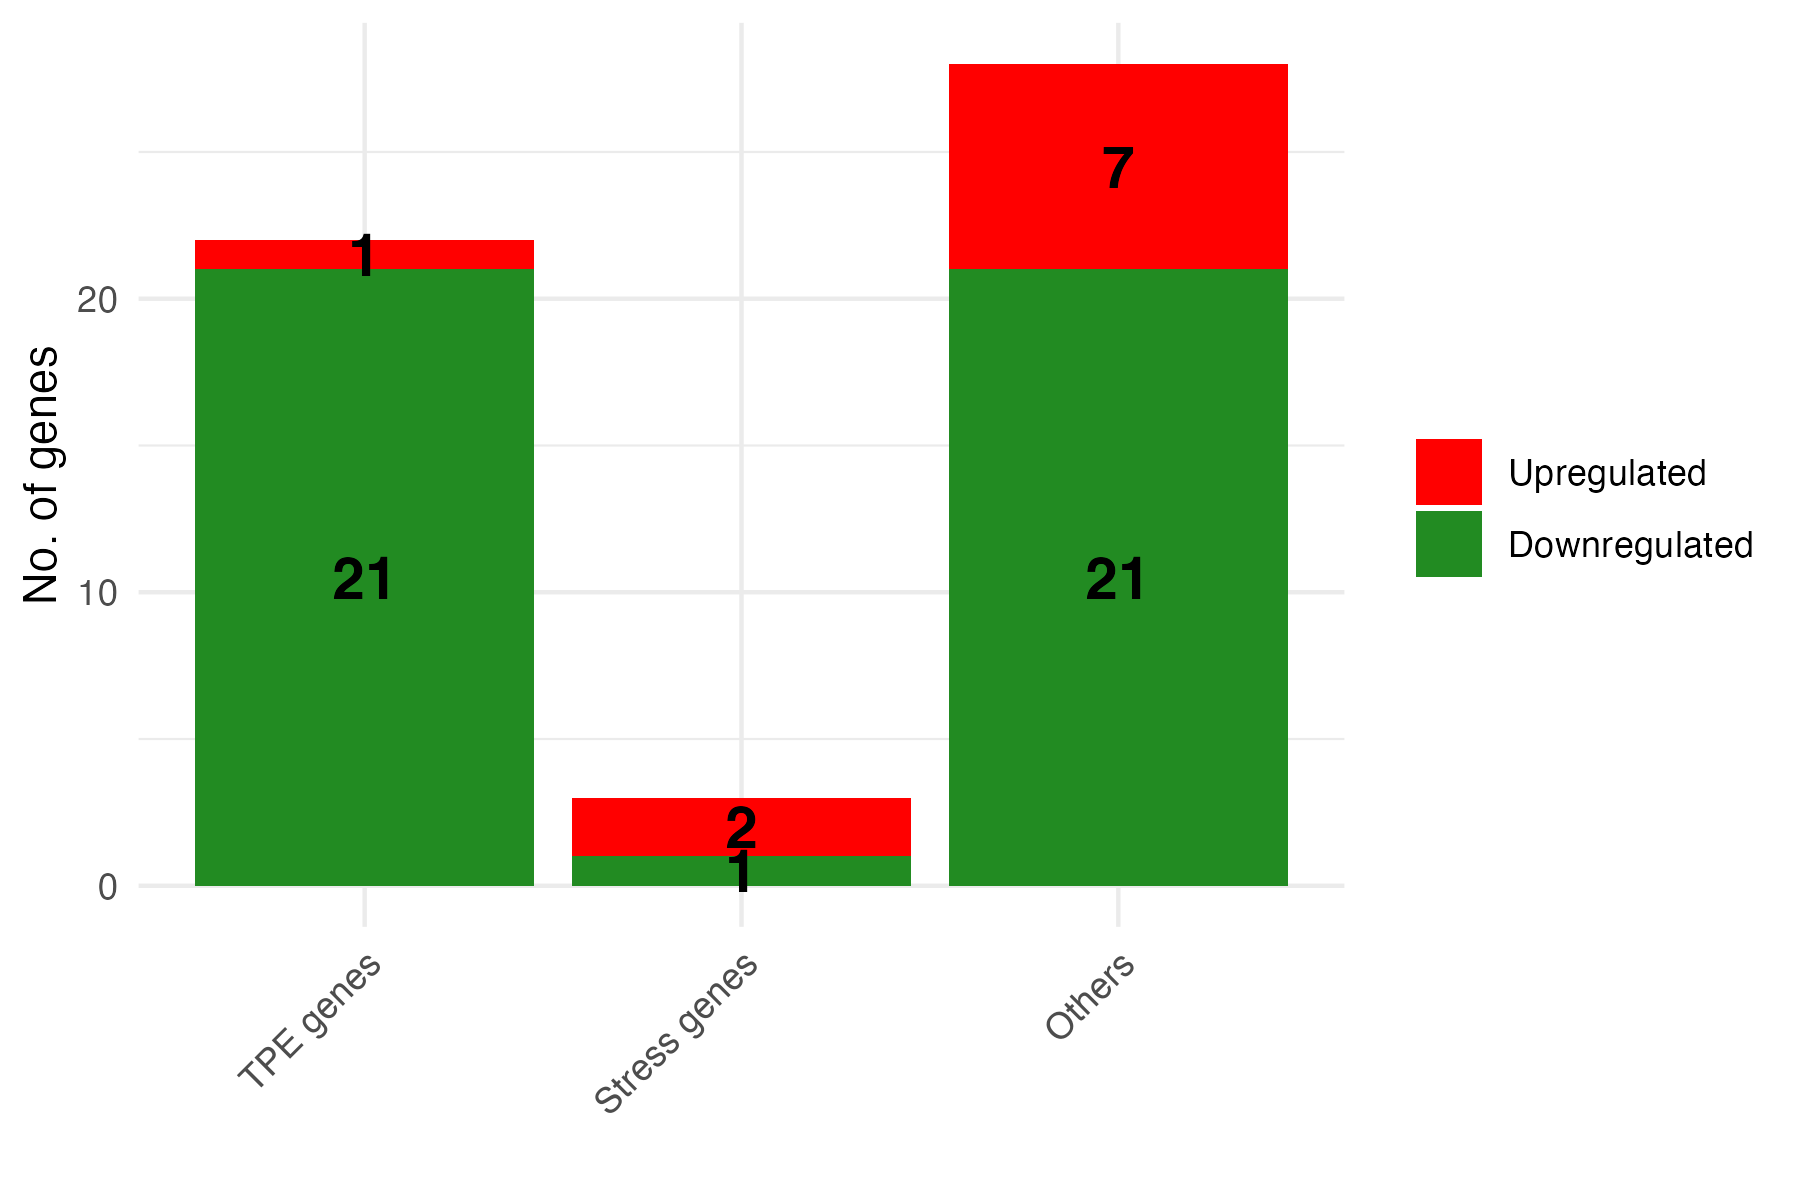

Write R code to recreate this figure.
# Install and load the ggplot2 package
install.packages("ggplot2")
library(ggplot2)

# Create the data frame
data <- data.frame(
  Category = c("TPE genes", "Stress genes", "Others"),
  Upregulated = c(1, 2, 7),
  Downregulated = c(21, 1, 21)
)

# Convert the data to long format
data_long <- reshape2::melt(data, id.vars = "Category", variable.name = "Condition", value.name = "No_of_genes")

# Define the stacking order of conditions
data_long$Condition <- factor(
  data_long$Condition,
  levels = c("Upregulated", "Downregulated")
)

# Define the order of categories on the x-axis
data_long$Category <- factor(
  data_long$Category,
  levels = c("TPE genes", "Stress genes", "Others")
)

# Plot the stacked bar chart
ggplot(data_long, aes(x = Category, y = No_of_genes, fill = Condition)) +
  geom_bar(stat = "identity", position = "stack") +
  scale_fill_manual(values = c("red", "forestgreen")) +
  labs(y = "No. of genes", x = "", fill = "") +
  theme_minimal() +
  theme(axis.text.x = element_text(angle = 45, hjust = 1)) +
  geom_text(
  aes(label = No_of_genes),
  position = position_stack(vjust = 0.5),
  size = 5,
  fontface = "bold",
  colour = "black"
)

ggsave(
  "Gene_count_ggplot.png",
  width = 6,
  height = 4,
  units = "in",
  dpi = 300
)
